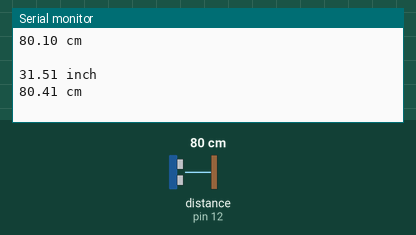
A sketch run on a simulated Arduino Uno, built with avr-gcc and run on an emulated ATmega328P. Shown: the last lines printed to the serial monitor. Wiring (inferred from the names in the program): ultrasonic range finder: trigger pin 13; echo pin 12. The test bench sets the inputs (shaded band); at power-on: distance to the obstacle (sensor on pin 12) 80 cm. The echo pulse lasts 58.3 µs per cm.

Above: at 1.8 s.
1.9 s: distance to the obstacle (sensor on pin 12) set to 2 cm
At 2.7 s:
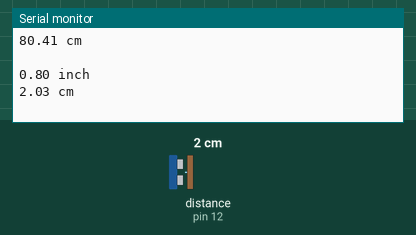
3.4 s: distance to the obstacle (sensor on pin 12) set to 4 cm
At 4.8 s:
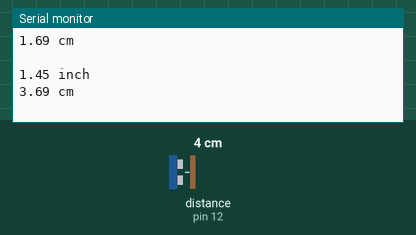
Timing chart, 0 to 6.4 s (numbered marks = the images above; inputs shaded):
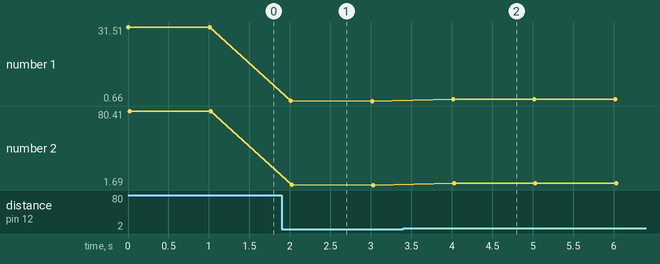

The sketch:

dis_by_echo.ino
```cpp
int trig = 13;
int echo = 12;
float duration ;
float dis_inch , dis_cm ;
void setup() {
  // put your setup code here, to run once:
      Serial.begin(9600);
      pinMode(trig , OUTPUT);
      pinMode(echo , INPUT);
}

void loop() {
  // put your main code here, to run repeatedly:
      digitalWrite(trig , HIGH);
      delayMicroseconds(10);
      digitalWrite(trig , LOW);
      duration = pulseIn(echo , 1)/2;
      dis_inch = duration /74;
      dis_cm = duration / 29;
      Serial.print(dis_inch);
      Serial.println(" inch ");
      Serial.print(dis_cm);
      Serial.println(" cm  ");
      Serial.println(" ");
      delay(1000);
}
```

Measured:
- after the input at 1.9 s, the serial monitor: prints a new line after 0.11 s (image 1)
- after the input at 3.4 s, the serial monitor: prints a new line after 0.62 s (image 2)
- plotted number 1: 31.51 → 0.66 after the input at 1.9 s, 0.66 → 1.45 after the input at 3.4 s
- plotted number 2: 80.41 → 1.69 after the input at 1.9 s, 1.69 → 3.69 after the input at 3.4 s
